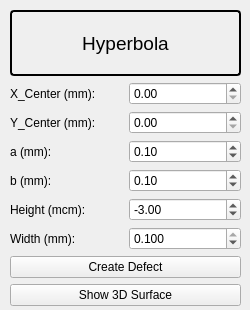
<?xml version="1.0" encoding="UTF-8"?>
<ui version="4.0">
 <class>Form</class>
 <widget class="QWidget" name="Form">
  <property name="geometry">
   <rect>
    <x>0</x>
    <y>0</y>
    <width>250</width>
    <height>310</height>
   </rect>
  </property>
  <property name="minimumSize">
   <size>
    <width>250</width>
    <height>310</height>
   </size>
  </property>
  <property name="maximumSize">
   <size>
    <width>250</width>
    <height>310</height>
   </size>
  </property>
  <property name="windowTitle">
   <string>Hyperbola</string>
  </property>
  <widget class="QWidget" name="layoutWidget">
   <property name="geometry">
    <rect>
     <x>10</x>
     <y>10</y>
     <width>231</width>
     <height>296</height>
    </rect>
   </property>
   <layout class="QVBoxLayout" name="verticalLayout">
    <item>
     <widget class="QLabel" name="label">
      <property name="font">
       <font>
        <pointsize>14</pointsize>
       </font>
      </property>
      <property name="styleSheet">
       <string notr="true">QLabel {
    border: 2px solid black;
    border-radius: 4px;
    padding: 2px;
}
</string>
      </property>
      <property name="text">
       <string>Hyperbola</string>
      </property>
      <property name="alignment">
       <set>Qt::AlignCenter</set>
      </property>
     </widget>
    </item>
    <item>
     <layout class="QGridLayout" name="gridLayout">
      <item row="3" column="0">
       <widget class="QLabel" name="label_5">
        <property name="toolTip">
         <string>Half-axis on the OY axis </string>
        </property>
        <property name="text">
         <string>b (mm):</string>
        </property>
       </widget>
      </item>
      <item row="1" column="1">
       <widget class="QDoubleSpinBox" name="y_center_edit">
        <property name="maximum">
         <double>0.100000000000000</double>
        </property>
        <property name="singleStep">
         <double>0.010000000000000</double>
        </property>
        <property name="value">
         <double>0.000000000000000</double>
        </property>
       </widget>
      </item>
      <item row="1" column="0">
       <widget class="QLabel" name="label_3">
        <property name="toolTip">
         <string>Coordinates of the center of the surface</string>
        </property>
        <property name="text">
         <string>Y_Center (mm):</string>
        </property>
       </widget>
      </item>
      <item row="4" column="0">
       <widget class="QLabel" name="label_6">
        <property name="toolTip">
         <string>Defect height</string>
        </property>
        <property name="text">
         <string>Height (mcm):</string>
        </property>
       </widget>
      </item>
      <item row="2" column="0">
       <widget class="QLabel" name="label_4">
        <property name="toolTip">
         <string>Half-axis on the OX axis</string>
        </property>
        <property name="text">
         <string>a (mm):</string>
        </property>
       </widget>
      </item>
      <item row="4" column="1">
       <widget class="QDoubleSpinBox" name="height_edit">
        <property name="minimum">
         <double>-10.000000000000000</double>
        </property>
        <property name="maximum">
         <double>10.000000000000000</double>
        </property>
        <property name="value">
         <double>-3.000000000000000</double>
        </property>
       </widget>
      </item>
      <item row="0" column="0">
       <widget class="QLabel" name="label_2">
        <property name="toolTip">
         <string>Coordinates of the center of the surface</string>
        </property>
        <property name="text">
         <string>X_Center (mm):</string>
        </property>
       </widget>
      </item>
      <item row="0" column="1">
       <widget class="QDoubleSpinBox" name="x_center_edit">
        <property name="maximum">
         <double>0.100000000000000</double>
        </property>
        <property name="singleStep">
         <double>0.010000000000000</double>
        </property>
        <property name="value">
         <double>0.000000000000000</double>
        </property>
       </widget>
      </item>
      <item row="3" column="1">
       <widget class="QDoubleSpinBox" name="giperbola_b_edit">
        <property name="minimum">
         <double>0.030000000000000</double>
        </property>
        <property name="maximum">
         <double>0.200000000000000</double>
        </property>
        <property name="singleStep">
         <double>0.010000000000000</double>
        </property>
        <property name="value">
         <double>0.100000000000000</double>
        </property>
       </widget>
      </item>
      <item row="2" column="1">
       <widget class="QDoubleSpinBox" name="giperbola_a_edit">
        <property name="minimum">
         <double>0.030000000000000</double>
        </property>
        <property name="maximum">
         <double>0.200000000000000</double>
        </property>
        <property name="singleStep">
         <double>0.010000000000000</double>
        </property>
        <property name="value">
         <double>0.100000000000000</double>
        </property>
       </widget>
      </item>
      <item row="5" column="0">
       <widget class="QLabel" name="label_7">
        <property name="toolTip">
         <string>Defect width</string>
        </property>
        <property name="text">
         <string>Width (mm):</string>
        </property>
       </widget>
      </item>
      <item row="5" column="1">
       <widget class="QDoubleSpinBox" name="width_edit">
        <property name="decimals">
         <number>3</number>
        </property>
        <property name="minimum">
         <double>0.002000000000000</double>
        </property>
        <property name="maximum">
         <double>0.100000000000000</double>
        </property>
        <property name="singleStep">
         <double>0.010000000000000</double>
        </property>
        <property name="value">
         <double>0.100000000000000</double>
        </property>
       </widget>
      </item>
     </layout>
    </item>
    <item>
     <widget class="QPushButton" name="createDefect_button">
      <property name="text">
       <string>Create Defect</string>
      </property>
     </widget>
    </item>
    <item>
     <widget class="QPushButton" name="show_graph_button">
      <property name="text">
       <string>Show 3D Surface</string>
      </property>
     </widget>
    </item>
   </layout>
  </widget>
 </widget>
 <resources/>
 <connections/>
</ui>
